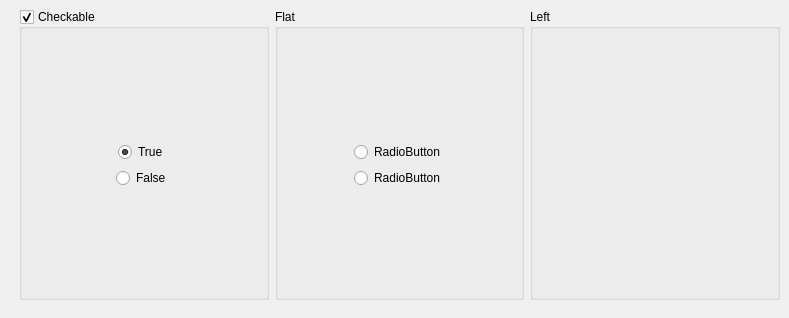
<?xml version="1.0" encoding="UTF-8"?>
<ui version="4.0">
 <class>Dialog</class>
 <widget class="QDialog" name="Dialog">
  <property name="geometry">
   <rect>
    <x>0</x>
    <y>0</y>
    <width>789</width>
    <height>318</height>
   </rect>
  </property>
  <property name="windowTitle">
   <string>Dialog</string>
  </property>
  <widget class="QWidget" name="horizontalLayoutWidget">
   <property name="geometry">
    <rect>
     <x>19</x>
     <y>9</y>
     <width>761</width>
     <height>291</height>
    </rect>
   </property>
   <layout class="QHBoxLayout" name="lyt_main">
    <item>
     <widget class="QGroupBox" name="gcbCheckable">
      <property name="title">
       <string>Checkable</string>
      </property>
      <property name="checkable">
       <bool>true</bool>
      </property>
      <widget class="QWidget" name="verticalLayoutWidget">
       <property name="geometry">
        <rect>
         <x>9</x>
         <y>30</y>
         <width>231</width>
         <height>251</height>
        </rect>
       </property>
       <layout class="QVBoxLayout" name="verticalLayout">
        <item>
         <spacer name="verticalSpacer">
          <property name="orientation">
           <enum>Qt::Vertical</enum>
          </property>
          <property name="sizeHint" stdset="0">
           <size>
            <width>20</width>
            <height>40</height>
           </size>
          </property>
         </spacer>
        </item>
        <item alignment="Qt::AlignHCenter">
         <widget class="QRadioButton" name="rbtCheckTrue">
          <property name="text">
           <string>True</string>
          </property>
          <property name="checked">
           <bool>true</bool>
          </property>
         </widget>
        </item>
        <item alignment="Qt::AlignHCenter">
         <widget class="QRadioButton" name="rbtCheckFalse">
          <property name="text">
           <string>False</string>
          </property>
         </widget>
        </item>
        <item>
         <spacer name="verticalSpacer_2">
          <property name="orientation">
           <enum>Qt::Vertical</enum>
          </property>
          <property name="sizeHint" stdset="0">
           <size>
            <width>20</width>
            <height>40</height>
           </size>
          </property>
         </spacer>
        </item>
       </layout>
      </widget>
     </widget>
    </item>
    <item>
     <widget class="QGroupBox" name="gbxFlat">
      <property name="title">
       <string>Flat</string>
      </property>
      <property name="flat">
       <bool>true</bool>
      </property>
      <widget class="QWidget" name="verticalLayoutWidget_2">
       <property name="geometry">
        <rect>
         <x>9</x>
         <y>30</y>
         <width>231</width>
         <height>251</height>
        </rect>
       </property>
       <layout class="QVBoxLayout" name="verticalLayout_2">
        <item>
         <spacer name="verticalSpacer_4">
          <property name="orientation">
           <enum>Qt::Vertical</enum>
          </property>
          <property name="sizeHint" stdset="0">
           <size>
            <width>20</width>
            <height>40</height>
           </size>
          </property>
         </spacer>
        </item>
        <item alignment="Qt::AlignHCenter">
         <widget class="QRadioButton" name="radioButton_2">
          <property name="text">
           <string>RadioButton</string>
          </property>
         </widget>
        </item>
        <item alignment="Qt::AlignHCenter">
         <widget class="QRadioButton" name="radioButton">
          <property name="text">
           <string>RadioButton</string>
          </property>
         </widget>
        </item>
        <item>
         <spacer name="verticalSpacer_3">
          <property name="orientation">
           <enum>Qt::Vertical</enum>
          </property>
          <property name="sizeHint" stdset="0">
           <size>
            <width>20</width>
            <height>40</height>
           </size>
          </property>
         </spacer>
        </item>
       </layout>
      </widget>
     </widget>
    </item>
    <item>
     <widget class="QGroupBox" name="gbxAlignment">
      <property name="title">
       <string>Left</string>
      </property>
      <property name="checkable">
       <bool>false</bool>
      </property>
     </widget>
    </item>
   </layout>
  </widget>
 </widget>
 <resources/>
 <connections/>
</ui>
